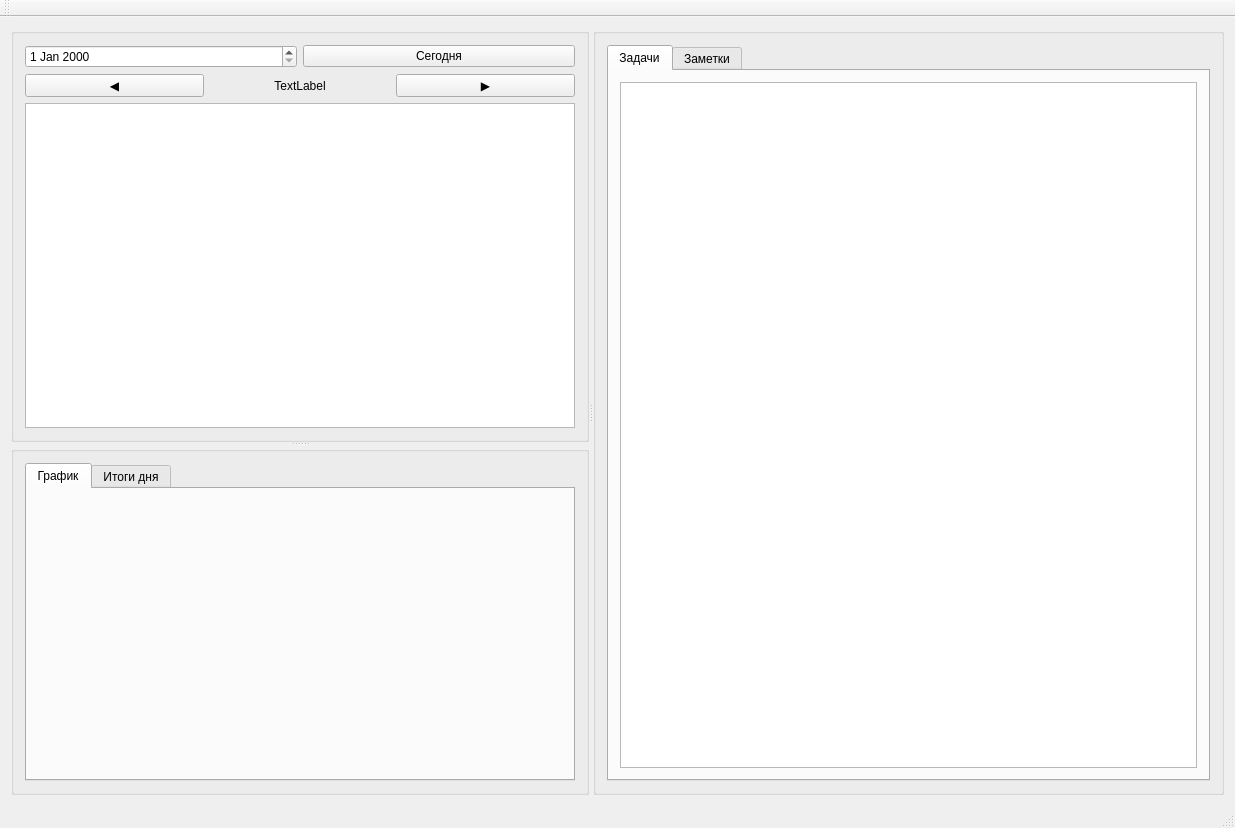
<?xml version="1.0" encoding="UTF-8"?>
<ui version="4.0">
 <class>MainWindow</class>
 <widget class="QMainWindow" name="MainWindow">
  <property name="geometry">
   <rect>
    <x>0</x>
    <y>0</y>
    <width>1235</width>
    <height>828</height>
   </rect>
  </property>
  <property name="windowTitle">
   <string>QCalendar To Do</string>
  </property>
  <widget class="QWidget" name="centralWidget">
   <layout class="QGridLayout" name="gridLayout">
    <item row="0" column="0">
     <widget class="QSplitter" name="splitter_2">
      <property name="orientation">
       <enum>Qt::Horizontal</enum>
      </property>
      <widget class="QSplitter" name="splitter">
       <property name="sizePolicy">
        <sizepolicy hsizetype="Preferred" vsizetype="Expanding">
         <horstretch>0</horstretch>
         <verstretch>0</verstretch>
        </sizepolicy>
       </property>
       <property name="orientation">
        <enum>Qt::Vertical</enum>
       </property>
       <widget class="QGroupBox" name="groupBox">
        <property name="title">
         <string/>
        </property>
        <layout class="QGridLayout" name="gridLayout_2">
         <item row="0" column="0">
          <layout class="QHBoxLayout" name="dateNavLayout">
           <item>
            <widget class="QDateEdit" name="dateEdit">
             <property name="focusPolicy">
              <enum>Qt::NoFocus</enum>
             </property>
            </widget>
           </item>
           <item>
            <widget class="QPushButton" name="todayButton">
             <property name="text">
              <string>Сегодня</string>
             </property>
             <property name="maximumWidth">
              <number>80</number>
             </property>
            </widget>
           </item>
          </layout>
         </item>
         <item row="1" column="0">
          <layout class="QHBoxLayout" name="monthNavLayout">
           <item>
            <widget class="QPushButton" name="prevMonthButton">
             <property name="text">
              <string>◀</string>
             </property>
             <property name="maximumWidth">
              <number>32</number>
             </property>
            </widget>
           </item>
           <item>
            <widget class="QLabel" name="monthLabel">
             <property name="text">
              <string>TextLabel</string>
             </property>
             <property name="alignment">
              <set>Qt::AlignCenter</set>
             </property>
            </widget>
           </item>
           <item>
            <widget class="QPushButton" name="nextMonthButton">
             <property name="text">
              <string>▶</string>
             </property>
             <property name="maximumWidth">
              <number>32</number>
             </property>
            </widget>
           </item>
          </layout>
         </item>
         <item row="2" column="0">
          <widget class="QTableWidget" name="tableWidgetCalendar">
           <property name="editTriggers">
            <set>QAbstractItemView::NoEditTriggers</set>
           </property>
           <property name="selectionMode">
            <enum>QAbstractItemView::SingleSelection</enum>
           </property>
          </widget>
         </item>
        </layout>
       </widget>
       <widget class="QGroupBox" name="groupBox_2">
        <property name="title">
         <string/>
        </property>
        <layout class="QGridLayout" name="gridLayout_3">
         <item row="0" column="0">
          <widget class="QTabWidget" name="tabWidgetStats">
           <property name="currentIndex">
            <number>0</number>
           </property>
           <widget class="QWidget" name="pageChart">
            <attribute name="title">
             <string>График</string>
            </attribute>
            <layout class="QGridLayout" name="gridLayoutChart">
             <item row="0" column="0">
              <widget class="QWidget" name="widgetPiCharts" native="true">
               <property name="minimumHeight">
                <number>220</number>
               </property>
              </widget>
             </item>
            </layout>
           </widget>
           <widget class="QWidget" name="pageStats">
            <attribute name="title">
             <string>Итоги дня</string>
            </attribute>
            <layout class="QVBoxLayout" name="verticalLayoutStats">
             <item>
              <widget class="QLabel" name="labelDayTitle">
               <property name="text">
                <string>Статистика дня</string>
               </property>
               <property name="alignment">
                <set>Qt::AlignHCenter|Qt::AlignTop</set>
               </property>
              </widget>
             </item>
             <item>
              <widget class="QLabel" name="labelStatCompleted">
               <property name="text">
                <string>Выполнено: —</string>
               </property>
              </widget>
             </item>
             <item>
              <widget class="QLabel" name="labelStatInProgress">
               <property name="text">
                <string>В процессе: —</string>
               </property>
              </widget>
             </item>
             <item>
              <widget class="QLabel" name="labelStatTasksDay">
               <property name="text">
                <string>Задач сегодня: —</string>
               </property>
              </widget>
             </item>
             <item>
              <widget class="QLabel" name="labelStatTotalDates">
               <property name="text">
                <string>Активных дней: —</string>
               </property>
              </widget>
             </item>
             <item>
              <widget class="QLabel" name="labelStatTotalTasks">
               <property name="text">
                <string>Задач в базе: —</string>
               </property>
              </widget>
             </item>
             <item>
              <spacer name="verticalSpacerStats">
               <property name="orientation">
                <enum>Qt::Vertical</enum>
               </property>
               <property name="sizeHint" stdset="0">
                <size>
                 <width>20</width>
                 <height>40</height>
                </size>
               </property>
              </spacer>
             </item>
            </layout>
           </widget>
          </widget>
         </item>
        </layout>
       </widget>
      </widget>
      <widget class="QGroupBox" name="groupBox_3">
       <property name="title">
        <string/>
       </property>
       <layout class="QGridLayout" name="gridLayout_4">
        <item row="0" column="0">
         <widget class="QTabWidget" name="tabWidget">
          <property name="currentIndex">
           <number>0</number>
          </property>
          <widget class="QWidget" name="page">
           <attribute name="title">
            <string>Задачи</string>
           </attribute>
           <layout class="QGridLayout" name="gridLayout_7">
            <item row="0" column="0">
             <widget class="QTableWidget" name="tableWidgetToDo">
              <property name="focusPolicy">
               <enum>Qt::WheelFocus</enum>
              </property>
             </widget>
            </item>
           </layout>
          </widget>
          <widget class="QWidget" name="page_2">
           <attribute name="title">
            <string>Заметки</string>
           </attribute>
           <layout class="QGridLayout" name="gridLayout_8">
            <item row="0" column="0">
             <widget class="QPlainTextEdit" name="plainTextEditNotes"/>
            </item>
           </layout>
          </widget>
         </widget>
        </item>
       </layout>
      </widget>
     </widget>
    </item>
   </layout>
  </widget>
  <widget class="QMenuBar" name="menuBar">
   <property name="geometry">
    <rect>
     <x>0</x>
     <y>0</y>
     <width>1235</width>
     <height>21</height>
    </rect>
   </property>
  </widget>
  <widget class="QToolBar" name="mainToolBar">
   <attribute name="toolBarArea">
    <enum>TopToolBarArea</enum>
   </attribute>
   <attribute name="toolBarBreak">
    <bool>false</bool>
   </attribute>
  </widget>
  <widget class="QStatusBar" name="statusBar"/>
 </widget>
 <layoutdefault spacing="6" margin="11"/>
 <resources/>
 <connections/>
</ui>
